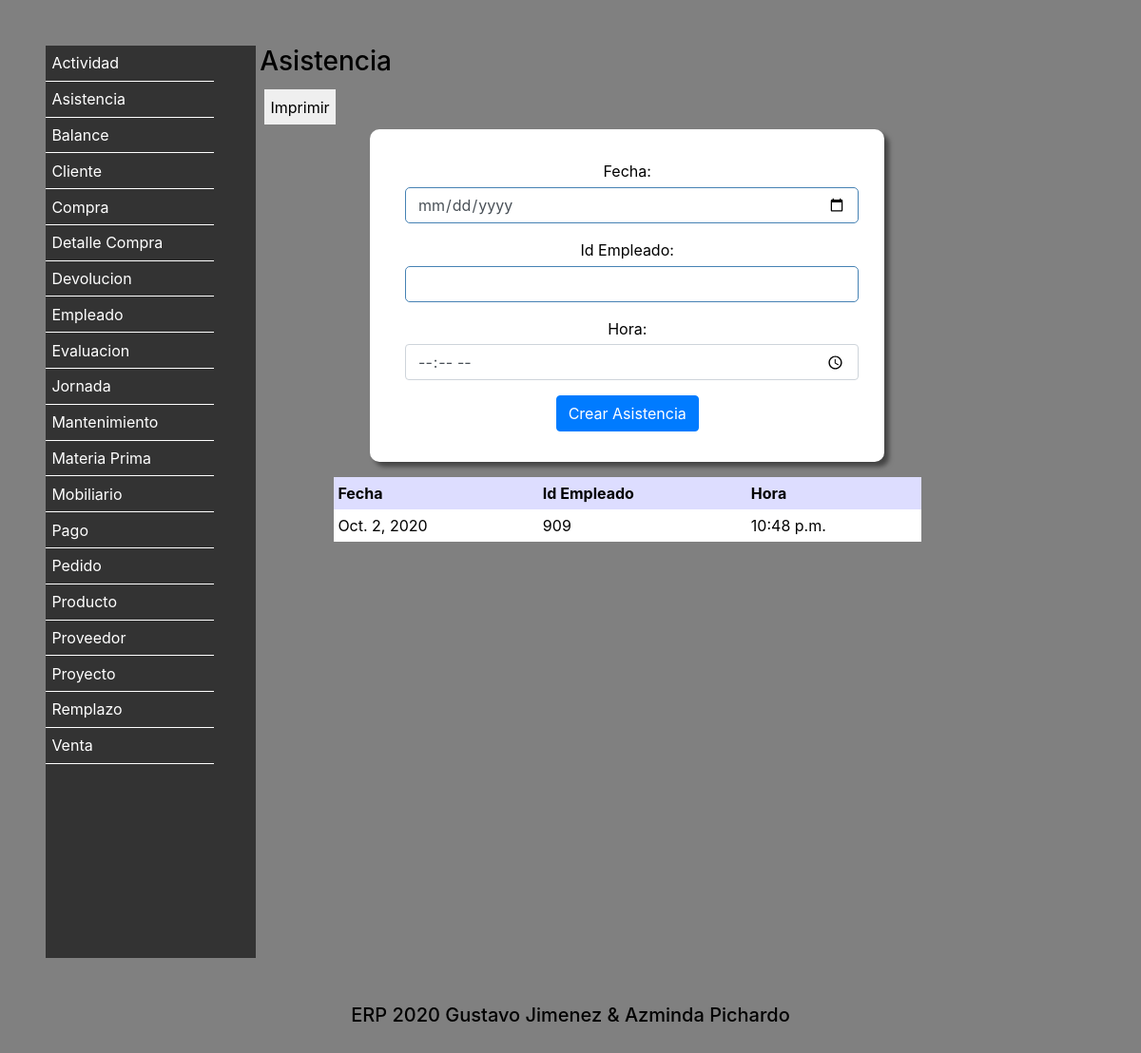
/Asistencia/, run on an earlier commit of the app's database.
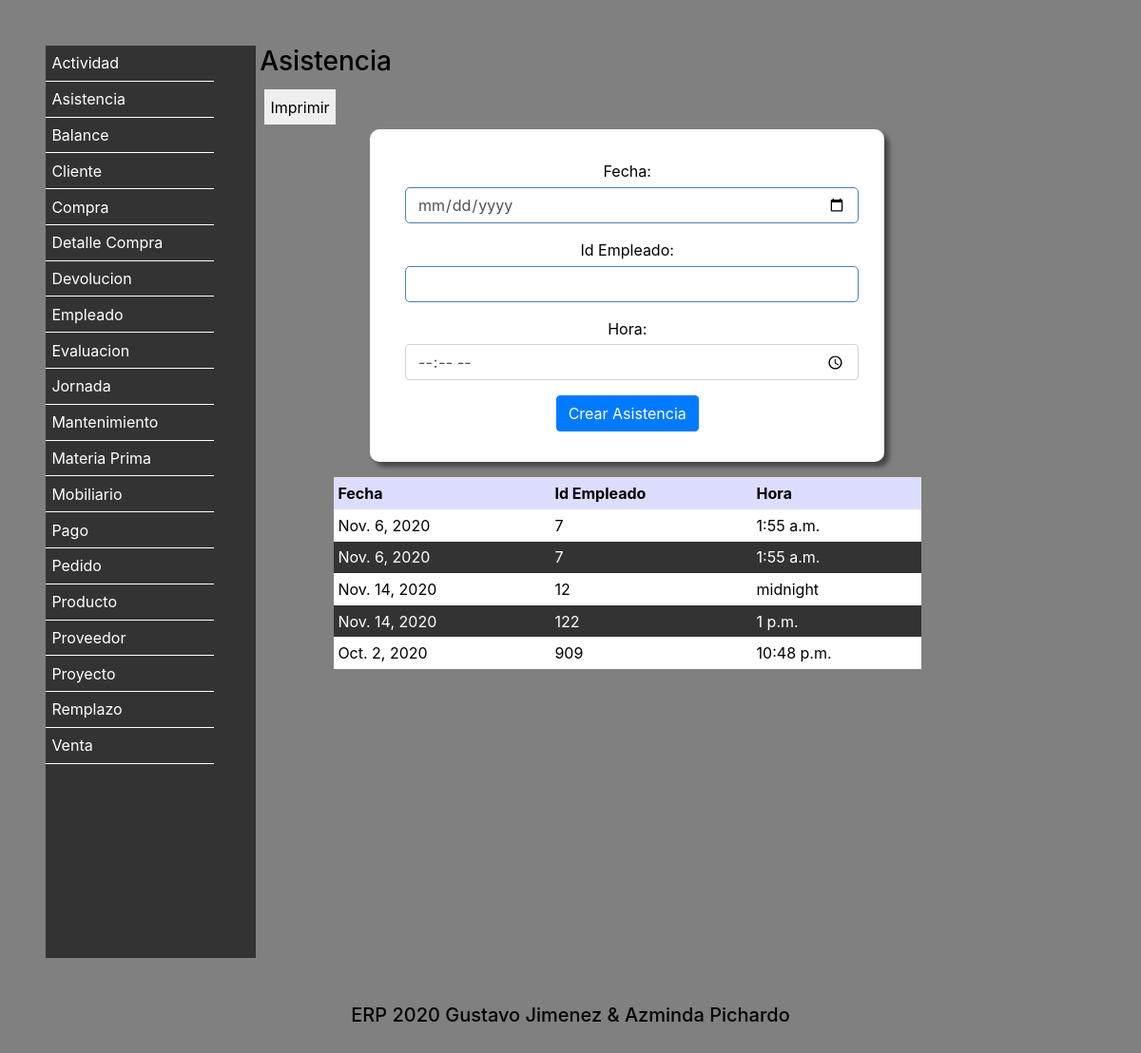
And on a later commit of the database.
### Vistas/models.py (models this page shows, shortened)
class Asistencia (models.Model):
    IdEmpleado = models.IntegerField(default=0)
    Fecha = models.DateField()
    Hora = models.TimeField(auto_now_add=False, auto_now=False)
    class Meta:
        verbose_name = 'Asistencia'
        verbose_name_plural = 'Asistencias'
        ordering = ['IdEmpleado']

### Vistas/views.py (the view)
# urls.py: path('Asistencia/',views.MenuAsistencia),
def MenuAsistencia(request):
    if request.POST:
        objeto = Asistencia()
        objeto.IdEmpleado = request.POST["IdEmpleado"]
        objeto.Fecha = request.POST["Fecha"]
        objeto.Hora = request.POST["Hora"]
        objeto.save()
        asistencias = Asistencia.objects.all()
        return render(request,"Asistencia.html",{"agregado":"si","asistencias":asistencias})
    else:
        asistencias = Asistencia.objects.all()
        return render(request,"Asistencia.html",{"asistencias":asistencias})

### Vistas/Templates/Asistencia.html (shortened to what this page needs)
<!DOCTYPE html>
<html lang="es">
  <head>
    {% include "Encabezado.html" %}
  </head>
  <body>
      {% include "menu.html" %}
<section>
    <h3>Asistencia</h3>
    <input type="button" id="Imprimir" value="Imprimir">
    <form action="" method="post">
    <div class="form-group">
    Fecha: <input type="date" name="Fecha" class="form-control">
    </div>
    <div class="form-group">
    Id Empleado: <input type="text" name="IdEmpleado" class="form-control">
    </div>
    <div class="form-group">
    Hora: <input type="time" name="Hora" class="form-control">
    </div>
    <button type="submit" class="btn btn-primary">Crear Asistencia</button>
    </form>
          <table>
            <tr>
              <th>Fecha</th>
              <th>Id Empleado</th>
              <th>Hora</th>
            </tr>
        {% for fila in asistencias %}
          <tr>
              <td>{{ fila.Fecha}}</td>
              <td>{{ fila.IdEmpleado}}</td>
              <td>{{ fila.Hora}}</td>
          </tr>
        {% endfor %}
          </table>
</section>
  {% include "Pie.html" %}
  </body>
</html>

### Vistas/Templates/Encabezado.html (shortened to what this page needs)
{% load static %}
<link rel="stylesheet" href="https://stackpath.bootstrapcdn.com/bootstrap/4.5.2/css/bootstrap.min.css">
<link rel="stylesheet" href="{% static 'Estilos.css'%}">
<link rel="stylesheet" href="{% static 'Imprimir.css'%}" media="print">

### Vistas/Templates/Menu.html
<nav>
	<ul>
		<a href="/Actividad/">Actividad</a>
		<a href="/Asistencia/">Asistencia</a>
		<a href="/Balance/">Balance</a>
		<a href="/Cliente/">Cliente</a>
		<a href="/Compra/">Compra</a>
		<a href="/DetalleCompra/">Detalle Compra</a>
		<a href="/Devolucion/">Devolucion</a>
		<a href="/Empleado/">Empleado</a>
		<a href="/Evaluacion/">Evaluacion</a>
		<a href="/Jornada/">Jornada</a>
		<a href="/Mantenimiento/">Mantenimiento</a>
		<a href="/MateriaPrima/">Materia Prima</a>
		<a href="/Mobiliario/">Mobiliario</a>
		<a href="/Pago/">Pago</a>
		<a href="/Pedido/">Pedido</a>
		<a href="/Producto/">Producto</a>
		<a href="/Proveedor/">Proveedor</a>
		<a href="/Proyecto/">Proyecto</a>
		<a href="/Remplazo/">Remplazo</a>
		<a href="/Venta/">Venta</a>
	</ul>
</nav>

### Vistas/Templates/Pie.html
<footer>
  <h5>ERP 2020 Gustavo Jimenez & Azminda Pichardo</h5>
</footer>

### Vistas/Templates/static/Estilos.css (style rules this page uses)
* { border: 0; margin: 0; padding: 0; }
body { background: #808080; color: black; padding: 3rem; }
form { background-color: white; border-radius: 10px; box-shadow: 5px 5px 5px #444; color: black; margin: 0 auto; padding: 2em; text-align: center; width: 70%; }
footer { margin: 3em; text-align: center; }
input { font-size: 1em; margin: 0.3rem; padding: 0.4rem; }
input[type="text"],input[type="password"],input[type="date"],input[type="number"],input[type="email"],input[type="tel"] { border: 1px solid steelblue; border-radius: 5px; }
section { display: inline-block; vertical-align: top; width: 70%; }
nav { background-color: #333; display: inline-block; height: 120vh; vertical-align: top; width: 20%; }
nav a { border-bottom: 1px solid white; color: white; display: inline-block; padding: 0.4em; text-decoration: none; width: 80%; }
table { margin: 1em auto; width: 80%; }
th { background-color: #ddf; color: black; padding: 0.3em; }
td { padding: 0.3em; }
tr:nth-child(odd) { background-color: #333; color: white; }
tr:nth-child(even) { background-color: white; color: black; }
a { background-color: #333; color: white; }

### Vistas/Templates/static/Imprimir.css (style rules this page uses)
* { -webkit-print-color-adjust: exact; }
nav,form,input,a { display: none; }
section { width: 100%; }

What changed in the data, as far as the page shows it:
added Asistencia: Fecha "Nov. 6, 2020", IdEmpleado "7", Hora "1:55 a.m."
added Asistencia: Fecha "Nov. 6, 2020", IdEmpleado "7", Hora "1:55 a.m."
added Asistencia: Fecha "Nov. 14, 2020", IdEmpleado "12", Hora "midnight"
added Asistencia: Fecha "Nov. 14, 2020", IdEmpleado "122", Hora "1 p.m."
